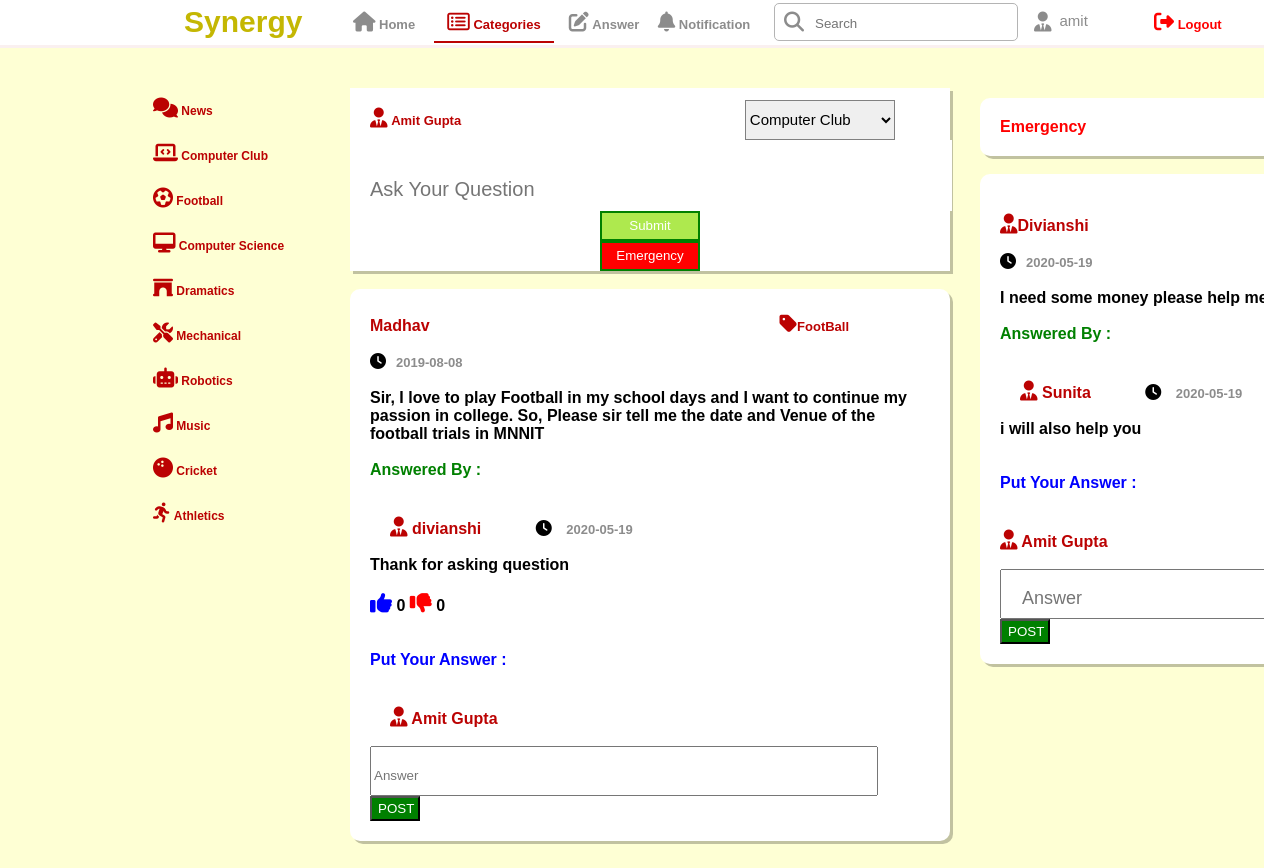
Screenshot of /Welcome2.php?Cat=1 (signed in) with the database file from the repository.
### tables this page shows
CREATE TABLE `query` (
  `query_id` int(10) UNSIGNED NOT NULL,
  `cat_id` int(10) UNSIGNED NOT NULL,
  `subcat_id` int(10) UNSIGNED NOT NULL,
  `author` varchar(40) NOT NULL,
  `content` text NOT NULL,
  `date_posted` date NOT NULL,
  `views` int(5) UNSIGNED NOT NULL
);

CREATE TABLE `subcategories` (
  `Subcat_id` int(10) UNSIGNED NOT NULL,
  `parent_id` int(10) UNSIGNED NOT NULL,
  `subcat_name` varchar(100) NOT NULL
);

CREATE TABLE `emequery` (
  `emequery_id` int(5) UNSIGNED NOT NULL,
  `author` varchar(40) NOT NULL,
  `content` text NOT NULL,
  `date_posted` date NOT NULL
);

### Welcome2.php (the view, shortened to what this page needs)
<?php
require('connect.php');
function emequestion($i){
  require('connect.php');
  $emeres7 =  mysqli_query($link, "select * from emequery where emequery_id ='".$i."'");
  $emedata = mysqli_fetch_assoc($emeres7);
  $author9 = $emedata['author'];
  $ques9 = $emedata['content'];
  $date9 = $emedata['date_posted'];
}
function emereplies($i){
  require('connect.php');
  $emeresult7 = mysqli_query($link, "select * from emereplies where emequery_id ='".$i."'");
  $emereplycontent = array();
  $emereplyauthor = array();
  $emereplydateposted = array();
  $emereplyid = array();
  for (;$emereplyrow9 = mysqli_fetch_assoc($emeresult7);){
    $emereplyid[] = $emereplyrow9['emereply_id'];
    $emereplycontent[] = $emereplyrow9['comment'];
    $emereplyauthor[] = $emereplyrow9['author'];
    $emereplydateposted[] = $emereplyrow9['date_posted'];
  }
}
function question($i){
  require('connect.php');
  $sql1 = "select * from query where query_id ='".$i."'";
  $result1 = mysqli_query($link, $sql1);
  $data1 = mysqli_fetch_assoc($result1);
  $ques1 = $data1['content'];
  $author1= $data1['author'];
  $date1 = $data1['date_posted'];
  $subcat1_id = $data1['subcat_id'];
  $subcatsql1 = "select * from subcategories where Subcat_id ='".$subcat1_id."'";
  $subcatresult1 = mysqli_query($link, $subcatsql1);
  $subcatdata1 = mysqli_fetch_assoc($subcatresult1);
  $subcat1 = $subcatdata1['subcat_name'];
}
function replies($i) {
  require('connect.php');
  $sql2 = "select * from replies where query_id ='".$i."'";
  $result2 = mysqli_query($link, $sql2);
  $replycontent = array();
  $replyauthor = array();
  $replydateposted = array();
  $replylikes = array();
  $replydislikes = array();
  $replyid = array();
  for (;$replyrow = mysqli_fetch_assoc($result2);){
    $replyid[] = $replyrow['reply_id'];
    $replycontent[] = $replyrow['comment'];
    $replyauthor[] = $replyrow['author'];
    $replydateposted[] = $replyrow['date_posted'];
    $replylikes[] = $replyrow['Likes'];
    $replydislikes[] = $replyrow['Dislikes'];
  }
}
?>
<!DOCTYPE html>
<html lang="en">
<head>
  <link rel="stylesheet" href="./css/styles2.css">
  <link rel="stylesheet" href="https://cdnjs.cloudflare.com/ajax/libs/font-awesome/4.7.0/css/font-awesome.min.css">
</head>
<body>
  <nav>
    <div class="navbar">
      <div class="tabsnavbar">
        <div class="logonavbar"><b>Synergy</b></div>
          <?php
          if(empty($_GET)){
            echo '<div class="navlinkhome" style="border-bottom: 2px solid rgb(187, 2, 2);">
            <a href="Welcome2.php" style="color: rgb(187, 2, 2);">
            <i class="fas fa-home" style="font-size: 20px;color: rgb(187, 2, 2);"></i>
            <b>Home</b></a></div>';
          }
          else{
            echo '<div class="navlinkhome" style="border-bottom: 2px solid white;">
            <a href="Welcome2.php" style="color: rgb(140, 140, 140);">
            <i class="fas fa-home" style="font-size: 20px;color: rgb(140, 140, 140);"></i>
            <b>Home</b></a></div>';
          }
          if(@$_GET['Cat']==true){
            echo '<div class="navlinkcategories" onmouseover="showCategory()" onmouseout="fadeCategory()" style="border-bottom: 2px solid rgb(187, 2, 2); color: rgb(187, 2, 2);">
            <i id="redtwo" class="far fa-list-alt" style="font-size: 20px;color: rgb(187, 2, 2);"></i>
            <b>Categories</b>
            </div>';
          }
          else {
            echo '<div class="navlinkcategories" onmouseover="showCategory()" onmouseout="fadeCategory()">
            <i id="redtwo" class="far fa-list-alt" style="font-size: 20px;color: rgb(140, 140, 140);"></i>
            <b>Categories</b>
            </div>';
          }
          ?>
          <?php
          if(@$_GET['answer']==true){
            echo '<div class="navlinkanswers" style="border-bottom: 2px solid rgb(187, 2, 2); color: rgb(187, 2, 2);">
            <a href="Welcome2.php?answer=showpage" style="color:rgb(187, 2, 2);"><i class="fas fa-edit" style="font-size: 20px;color: rgb(187, 2, 2);"></i>
            <b>Answer</b></a>
            </div>';
          }
          else{
            echo '<div class="navlinkanswers">
            <a href="Welcome2.php?answer=showpage" style="color:rgb(140, 140, 140);"><i class="fas fa-edit" style="font-size: 20px;color: rgb(140, 140, 140);"></i>
            <b>Answer</b></a>
            </div>';
          }
          if(@$_GET['notification']==true){
            echo '<div class="navlinksnotification" style="border-bottom: 2px solid rgb(187, 2, 2); color: rgb(187, 2, 2);">
            <a href="Welcome2.php?notification=showpage" style="color: rgb(187, 2, 2);"><i class="fas fa-bell" style="font-size: 20px;color: rgb(187, 2, 2);"></i>
            <b>Notification</b></a>
            </div>';
          }
          else{
            echo '<div class="navlinksnotification">
            <a href="Welcome2.php?notification=showpage" style="color:rgb(140, 140, 140);"><i class="fas fa-bell" style="font-size: 20px;color: rgb(140, 140, 140);"></i>
            <b>Notification</b></a>
            </div>';
          }
          ?>
        <div class="navlinksearch">
          <input type="text" class="searchbox" placeholder="Search" name="search">
          <div class="icon"><i class="fas fa-search" style="font-size: 20px;color: rgb(140, 140, 140);"></i></div>
        </div>
        <div class="navlinkusercontrol">
          <i class="fas fa-user-tie" style="font-size: 20px;color: rgb(140, 140, 140);"></i>
          <div class="phpusername" style="font-size: 15px;padding-left: 8px;"><?php echo $_SESSION["user"]; ?></div>
        </div>
        <div class="navlinklogout">
          <a href="logout.php?logout" style="color: red;"><i class="fas fa-sign-out-alt" style="font-size: 20px;"></i>
          <b>Logout</b></a>
        </div>
      </div>
    </div>
  </nav>
  <div class="main" style="overflow:hidden; height:10000px">
  <div class="sidenav">
      <div class="sidenavtabs">
        <a href="Welcome2.php"><div class="activesidenav">
          <i class="fas fa-comments" style="font-size: 20px;color: rgb(187, 2, 2);"></i>
          <b>News</b>
        </div>
        <a href="Welcome2.php?Cat=15"><div class="passivesidenav1">
          <i class="fas fa-laptop-code" style="font-size: 20px; color: rgb(187, 2, 2);"></i>
          <b style="color: rgb(187, 2, 2);">Computer Club</b>
        </div></a>
        <a href="Welcome2.php?Cat=1"><div class="passivesidenav2">
          <i class="fas fa-futbol" style="font-size: 20px; color: rgb(187, 2, 2);"></i>
          <b style="color: rgb(187, 2, 2);">Football</b>
        </div></a>
        <a href="Welcome2.php?Cat=18"><div class="passivesidenav3">
          <i class="fas fa-desktop" style="font-size: 20px; color: rgb(187, 2, 2);"></i>
          <b style="color: rgb(187, 2, 2);">Computer Science</b>
        </div></a>
        <a href="Welcome2.php?Cat=9"><div class="passivesidenav4">
          <i class="fas fa-archway" style="font-size: 20px; color: rgb(187, 2, 2);"></i>
          <b style="color: rgb(187, 2, 2);">Dramatics</b>
        </div><a>
        <a href="Welcome2.php?Cat=20"><div class="passivesidenav5">
          <i class="fas fa-tools" style="font-size: 20px; color: rgb(187, 2, 2);"></i>
          <b style="color: rgb(187, 2, 2);">Mechanical</b>
        </div></a>
        <a href="Welcome2.php?Cat=16"><div class="passivesidenav6">
          <i class="fas fa-robot" style="font-size: 20px; color: rgb(187, 2, 2);"></i>
          <b style="color: rgb(187, 2, 2);">Robotics</b>
        </div></a>
        <a href="Welcome2.php?Cat=14"><div class="passivesidenav7">
          <i class="fas fa-music" style="font-size: 20px; color: rgb(187, 2, 2);"></i>
          <b style="color: rgb(187, 2, 2);">Music</b>
        </div></a>
        <a href="Welcome2.php?Cat=2"><div class="passivesidenav8">
          <i class="fas fa-bowling-ball" style="font-size: 20px; color: rgb(187, 2, 2);"></i>
          <b style="color: rgb(187, 2, 2);">Cricket</b>
        </div></a>
        <a href="Welcome2.php?Cat=5"><div class="passivesidenav9">
          <i class="fas fa-running" style="font-size: 20px; color: rgb(187, 2, 2);"></i>
          <b style="color: rgb(187, 2, 2);">Athletics</b>
        </div></a>
      </div>
  </div>
  <div class="content">
    <div class="askquescontent">
    <form action="submitques.php" method="POST">
      <div class="askqueslogo">
        <i class="fas fa-user-tie" style="font-size: 20px;color: rgb(187, 2, 2); margin-left: 20px; margin-top: 20px;"></i>
        <b><?php echo $_SESSION["name"]; ?></b>
        <select id="catagoryselect" name="Category">
          <option value="Computer Club">Computer Club</option>
        </select>
      </div>
      <input type="text" name="questab" placeholder="Ask Your Question" class="questab">
      <input type="submit" name="createques" value="Submit" class="createques" style="color:white;">
      <input type="submit" name="redbtn" class="createques" value="Emergency" style="background-color:red; color:white;"><br>
    </form>
    </div><br>
      <?php
      if(@$_GET['Cat']==true){
        $quesres = mysqli_query($link, "select * from query where subcat_id ='".$_GET['Cat']."'");
        for ($quesset = array (); $quesrow = mysqli_fetch_assoc($quesres); $quesset[] = $quesrow['query_id']);
        if(count($quesset)==0){
          echo '<div class="questions" style="text-align: center"><b>NO QUESTIONS TO DISPLAY</b>
            </div><br>';
        }
        else{
          for($m=count($quesset)-1;$m>=0;$m=$m-1){
            $j = $quesset[$m];
            question($j);
            replies($j);
            $number_replies = count($replyid);
            echo '<div class="questions" style="display: -webkit-box;>
            <i class="fas fa-user-tie" style="font-size: 20px;color: rgb(187, 2, 2); margin-top: 20px;"></i>
            <b style="color: rgb(187, 2, 2);">'.$author1.'</b>
            <i class="fas fa-tag" style="font-size: 20px;color: rgb(187, 2, 2); margin-left:350px; margin-top: 5px;"></i>
            <b style="color: rgb(187, 2, 2); font-size: 13px;">'.$subcat1.'</b><br><br>
            <i class="fas fa-clock"></i>
            <b style="color: rgb(140, 140, 140);; font-size: 13px; margin-left:10px; margin-top:15px;">'.$date1.'</b><br><br>
            <b>'.$ques1.'</b><br><br>';
          }
          if($number_replies>0){
            echo '<b style="color: green;">Answered By :</b><br><br>';
            for($k=0;$k<$number_replies;$k++){
              echo '<b><i class="fas fa-user-tie" style="font-size: 20px;color: rgb(187, 2, 2); margin-top: 20px;margin-left:20px;"></i>
              <b style="color: rgb(187, 2, 2);">'.$replyauthor[$k].'</b>
              <i class="fas fa-clock" style="margin-left:50px"></i>
              <b style="color: rgb(140, 140, 140); font-size: 13px; margin-left:10px; margin-top:15px;">'.$replydateposted[$k].'</b><br><br>
              <b>'.$replycontent[$k].'</b><br><br>';
              echo '<a href="likedis.php?like='.$replyid[$k].'"  style="color:blue;"><i class="fas fa-thumbs-up" style="font-size:22px;"></i></a>
              <b>'.$replylikes[$k].'</b>
              <a href="likedis.php?dislike='.$replyid[$k].'" style="color:red;"><i class="fas fa-thumbs-down" style="font-size:22px;"></i></a>
              <b>'.$replydislikes[$k].'</b><br><br><br>';
            }
          }
          else{
            echo '<b style="color:red; text-align:center;">No Answers Yet....</b><br><br><br>';
          }
          echo '<b style="color: Blue">Put Your Answer :</b><br><br>
            <form action="submitans.php?id='.$j.'" method="POST">
            <i class="fas fa-user-tie" style="font-size: 20px;color: rgb(187, 2, 2); margin-left: 20px; margin-top: 20px;"></i>
            <b style="color: rgb(187, 2, 2);">'.$_SESSION["name"].'</b><br><br>
            <input type="text" name="answer" placeholder="Answer" style="width:500px; height:35px; font-size:18px padding-left:20px; padding-top:10px; cursor:text;"><br>
            <input type="submit" name="postanswer" value="POST" style="background-color:green; color:white; width:50px; height:25px; cursor:pointer;">
            </form>';
          echo '</b></div><br>';
        }
      }
      ?>
  </div>
  <div class="emebox">
    <div class="emequestions"><b style="color: red;">Emergency</b></div><br>
    <?php
    $emequesres1 = mysqli_query($link, "select * from emequery");
    for ($emequesset1 = array (); $emequesrow1 = mysqli_fetch_assoc($emequesres1); $emequesset1[] = $emequesrow1['emequery_id']);
    for($m=count($emequesset1)-1;$m>=0;$m=$m-1){
      $p = $emequesset1[$m];
      emequestion($p);
      emereplies($p);
      $emenumber_replies = count($emereplyid);
      echo '<div class="emequestions" style="display: -webkit-box;">
        <i class="fas fa-user-tie" style="font-size: 20px;color: rgb(187, 2, 2); margin-top: 20px;"></i>
        <b style="color: rgb(187, 2, 2);">'.$author9.'</b><br><br>
        <i class="fas fa-clock"></i>
        <b style="color: rgb(140, 140, 140);; font-size: 13px; margin-left:10px; margin-top:15px;">'.$date9.'</b><br><br>
        <b>'.$ques9.'</b><br><br>';
      if($emenumber_replies>0){
        echo '<b style="color: green;">Answered By :</b><br><br>';
        for($k=0;$k<$emenumber_replies;$k++){
          echo '<b><i class="fas fa-user-tie" style="font-size: 20px;color: rgb(187, 2, 2); margin-top: 20px;margin-left:20px;"></i>
          <b style="color: rgb(187, 2, 2);">'.$emereplyauthor[$k].'</b>
          <i class="fas fa-clock" style="margin-left:50px"></i>
          <b style="color: rgb(140, 140, 140); font-size: 13px; margin-left:10px; margin-top:15px;">'.$emereplydateposted[$k].'</b><br><br>'.$emereplycontent[$k].'<br><br><br>';
        }
      }
      else{
        echo '<b style="color:red; text-align:center;">No Answers Yet....</b><br><br><br>';
      }
      echo '<b style="color: Blue">Put Your Answer :</b><br><br>
        <form action="emergency_reply.php?id='.$p.'" method="POST">
        <i class="fas fa-user-tie" style="font-size: 20px;color: rgb(187, 2, 2); margin-top: 20px;"></i>
        <b style="color: rgb(187, 2, 2);">'.$_SESSION["name"].'</b><br><br>
        <input type="text" name="emereply" placeholder="Answer" style="width:250px; height:35px; font-size:18px; padding-left: 20px; padding-top:10px; cursor:text;"><br>
        <input type="submit" name="postemereply" value="POST" style="background-color:green; color:white; width:50px; height:25px; cursor:pointer;">
        </form>';
      echo '</b></div><br>';
    }
    ?>
  </div>
  </div>
</body>
</html>

### rows the page displays
query: author "Madhav", subcat.subcat_name "FootBall", date_posted "2019-08-08", content "Sir, I love to play Football in my school days and I want to continue my passion in college. So, Please sir tell me the date and Venue of the football trials in MNNIT"
emequery: author "Divianshi", date_posted "2020-05-19", content "I need some money please help…", k "Sunita", k "2020-05-19", k "i will also help you"

### other values shown
$_SESSION["user"] "amit"
$_SESSION["name"] "Amit Gupta"
$replyauthor[$k] "divianshi"
$replydateposted[$k] "2020-05-19"
$replycontent[$k] "Thank for asking question"
$replylikes[$k] "0"
$replydislikes[$k] "0"
